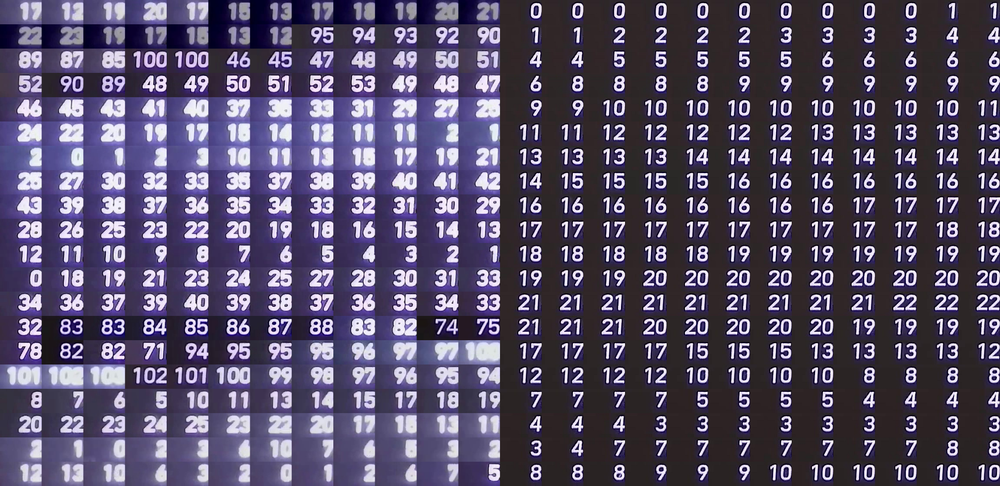
#> input picture speedimg_fortraining.png, 1000 x 486 px, shrunk from 1974 x 960 before the run
$ python blur.py
#> lines starting #> are read from the running program, lines starting #| are printed output that depends on the picture
import numpy as np
import cv2

def onMouse(x):
    pass

def bluring():
    img = cv2.imread('./speedimg_fortraining.png')
#> img is the input picture: shape (486, 1000, 3); mean B, G, R 104.1, 78.2, 86.8
    gray = cv2.cvtColor(img,cv2.COLOR_BGR2GRAY)
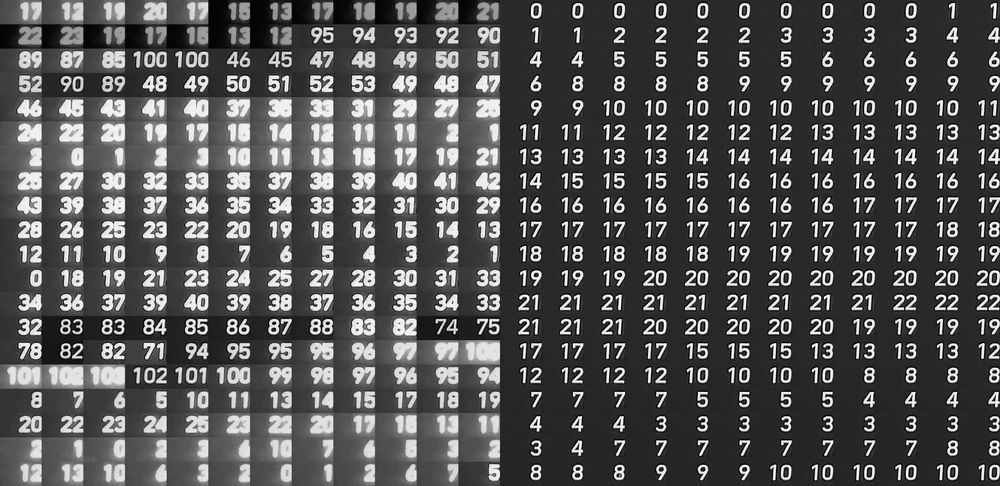
#> gray: shape (486, 1000); min 0, max 255, mean 83.8

    cv2.namedWindow('BlurPane')
    cv2.createTrackbar('Blur_Mode', 'BlurPane', 0, 2, onMouse)
#> slider 'Blur_Mode' is set to 1
    cv2.createTrackbar('Blur', 'BlurPane', 0, 5, onMouse)
#> slider 'Blur' is set to 1

    mode = cv2.getTrackbarPos('Blur_Mode', 'BlurPane')
    val = cv2.getTrackbarPos('Blur', 'BlurPane')

    while True:
        val = val*2 + 1
        try :
            if mode == 0:
                blur = cv2.blur(gray, (val, val))
            elif mode == 1:
                blur = cv2.GaussianBlur(gray, (val, val), 0)
            elif mode == 2:
                blur = cv2.medianBlur(gray, val)
            else :
                break
            cv2.imshow('BlurPane', blur)

        except :
            break
        k = cv2.waitKey(1) % 0xFF
#> (key Esc is pressed here)
        if k == 27:
            break

        mode = cv2.getTrackbarPos('Blur_Mode', 'BlurPane')
        val = cv2.getTrackbarPos('Blur', 'BlurPane')

    cv2.destroyAllWindows()

bluring()

$ run again, with 213-tile-copy.jpg saved as speedimg_fortraining.png
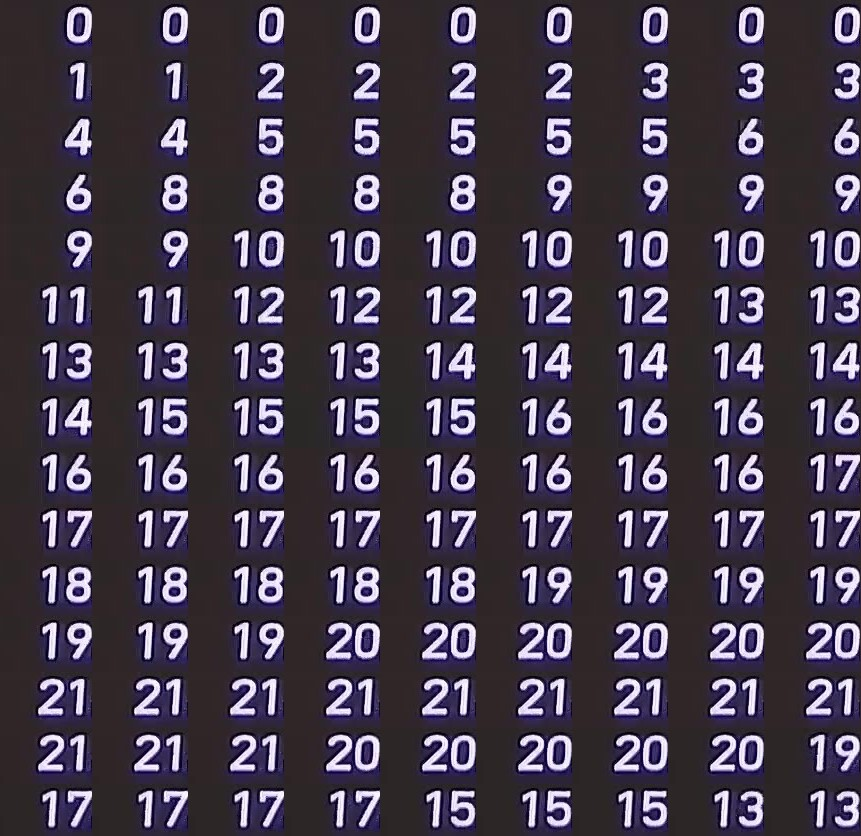
#> input picture 213-tile-copy.jpg, 861 x 836 px
#> in bluring, img is the input picture: shape (836, 861, 3); mean B, G, R 74.7, 60.4, 69.2
#> in bluring, `gray = cv2.cvtColor(img,cv2.COLOR_BGR2GRAY)`:
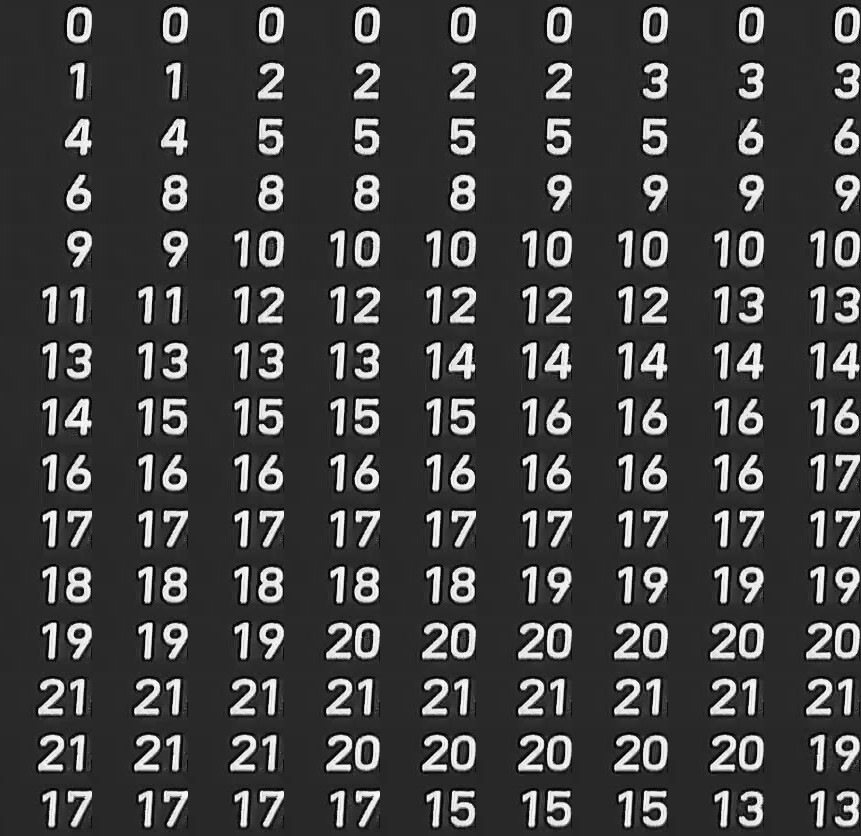
#> gray: shape (836, 861); min 1, max 254, mean 64.7

$ run again, with 213-tile.jpg saved as speedimg_fortraining.png
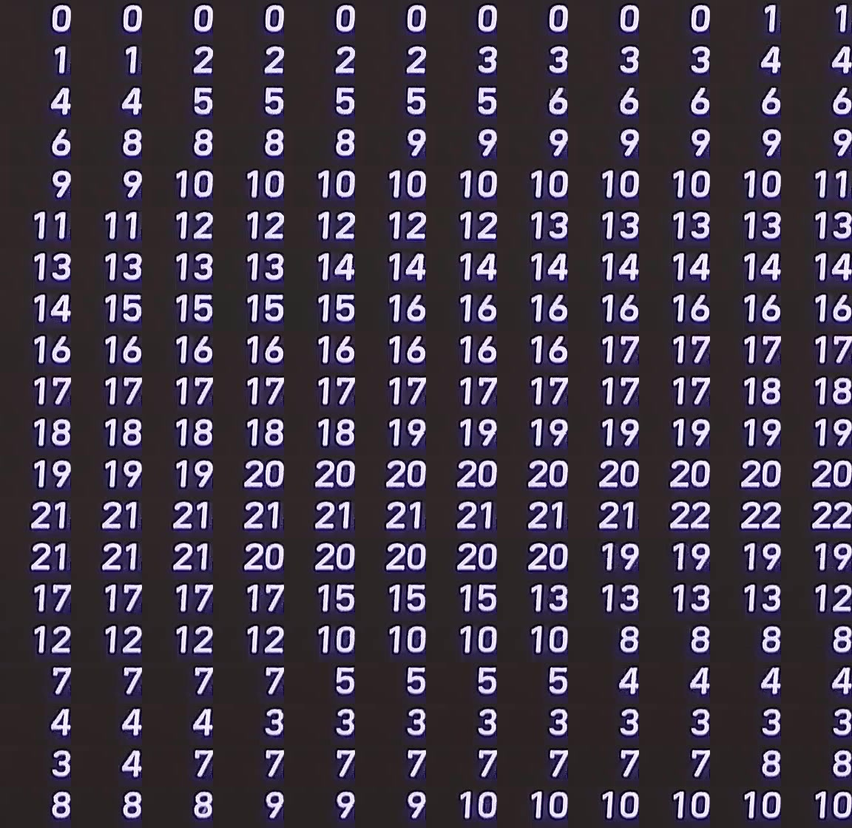
#> input picture 213-tile.jpg, 852 x 828 px, shrunk from 1152 x 1120 before the run
#> in bluring, img is the input picture: shape (828, 852, 3); mean B, G, R 71.4, 58.1, 66.6
#> in bluring, `gray = cv2.cvtColor(img,cv2.COLOR_BGR2GRAY)`:
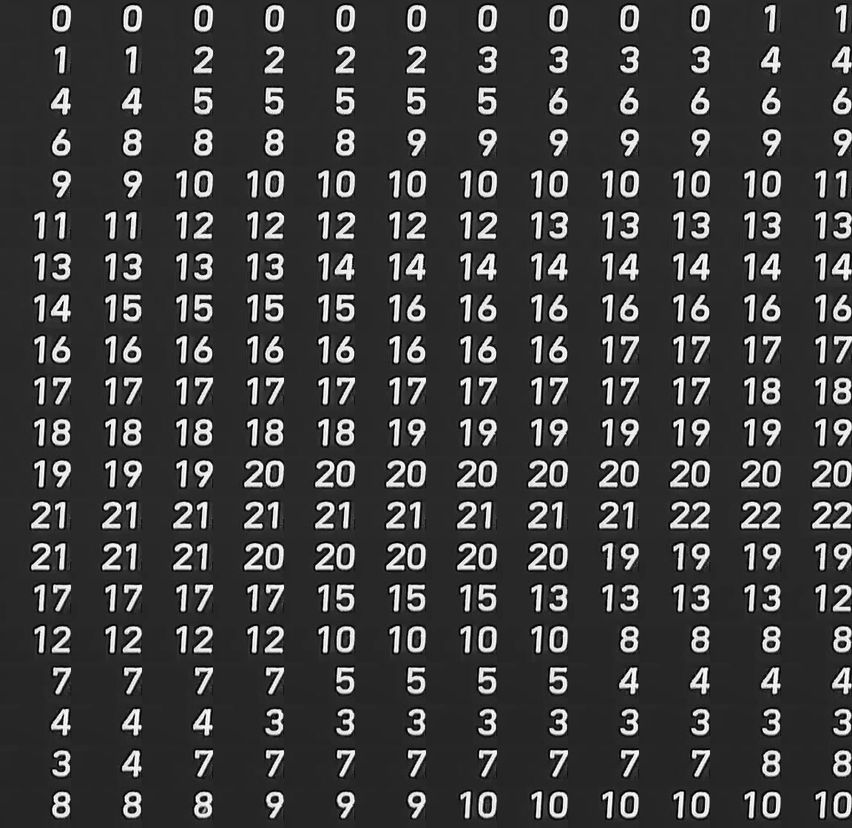
#> gray: shape (828, 852); min 0, max 255, mean 62.2
